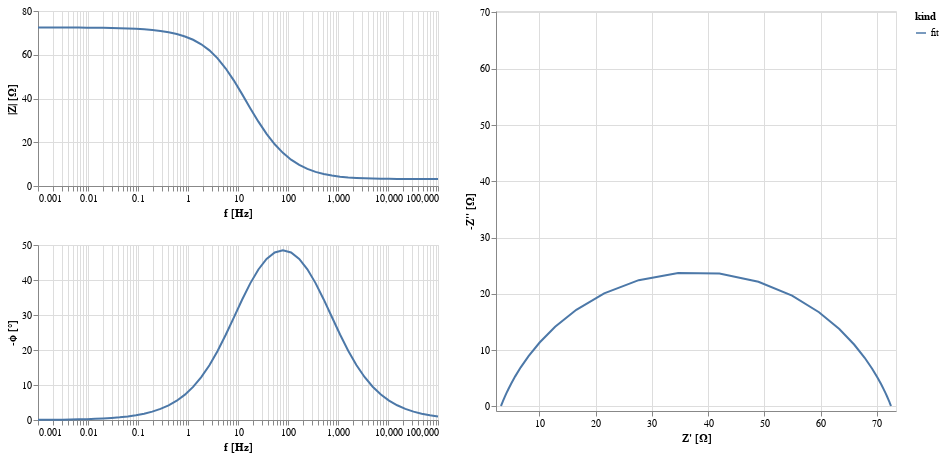

Notebook code for this chart:
### Code cell
circuit.plot()

### Figure 1 — Vega-Lite specification as saved in the notebook (floating-point values rounded to 4 significant figures)
{"config": {"view": {"continuousWidth": 300, "continuousHeight": 300}, "background": "#FFFFFF"}, "hconcat": [{"vconcat": [{"layer": [{"mark": {"type": "line"}, "encoding": {"color": {"field": "kind", "type": "nominal"}, "x": {"axis": {"title": "f [Hz]"}, "field": "f", "scale": {"nice": false, "type": "log"}, "type": "quantitative"}, "y": {"axis": {"title": "|Z| [Ω]"}, "field": "mag", "type": "quantitative"}}, "transform": [{"calculate": "sqrt(pow(datum.z_real,2) + pow(datum.z_imag,2))", "as": "mag"}, {"calculate": "-(180/PI)*atan(datum.z_imag/datum.z_real)", "as": "neg_phase"}]}], "height": 175.0, "width": 400}, {"layer": [{"mark": {"type": "line"}, "encoding": {"color": {"field": "kind", "type": "nominal"}, "x": {"axis": {"title": "f [Hz]"}, "field": "f", "scale": {"nice": false, "type": "log"}, "type": "quantitative"}, "y": {"axis": {"title": "-ϕ [°]"}, "field": "neg_phase", "type": "quantitative"}}, "transform": [{"calculate": "sqrt(pow(datum.z_real,2) + pow(datum.z_imag,2))", "as": "mag"}, {"calculate": "-(180/PI)*atan(datum.z_imag/datum.z_real)", "as": "neg_phase"}]}], "height": 175.0, "width": 400}]}, {"layer": [{"mark": {"type": "line"}, "encoding": {"color": {"field": "kind", "type": "nominal"}, "x": {"axis": {"title": "Z' [Ω]"}, "field": "z_real", "scale": {"domain": [3.173, 72.5], "nice": false, "padding": 5}, "type": "quantitative"}, "y": {"axis": {"title": "-Z'' [Ω]"}, "field": "neg_z_imag", "scale": {"domain": [0.05435, 69.38], "nice": false, "padding": 5}, "type": "quantitative"}}, "transform": [{"calculate": "-datum.z_imag", "as": "neg_z_imag"}]}], "height": 400, "width": 400}], "data": {"name": "data-a8c9cdf8f81bf60c074901f2902d1830"}, "$schema": "https://vega.github.io/schema/vega-lite/v5.20.1.json", "datasets": {"data-a8c9cdf8f81bf60c074901f2902d1830": [{"f": 100000.0, "z_real": 3.173, "z_imag": -0.05656, "kind": "fit", "fmt": "-"}, {"f": 68660.0, "z_real": 3.181, "z_imag": -0.07544, "kind": "fit", "fmt": "-"}, {"f": 47150.0, "z_real": 3.19, "z_imag": -0.1006, "kind": "fit", "fmt": "-"}, {"f": 32370.0, "z_real": 3.203, "z_imag": -0.1342, "kind": "fit", "fmt": "-"}, {"f": 22230.0, "z_real": 3.221, "z_imag": -0.1789, "kind": "fit", "fmt": "-"}, {"f": 15260.0, "z_real": 3.244, "z_imag": -0.2385, "kind": "fit", "fmt": "-"}, {"f": 10480.0, "z_real": 3.275, "z_imag": -0.318, "kind": "fit", "fmt": "-"}, {"f": 7197.0, "z_real": 3.317, "z_imag": -0.4237, "kind": "fit", "fmt": "-"}, {"f": 4942.0, "z_real": 3.373, "z_imag": -0.5643, "kind": "fit", "fmt": "-"}, {"f": 3393.0, "z_real": 3.449, "z_imag": -0.7513, "kind": "fit", "fmt": "-"}, {"f": 2330.0, "z_real": 3.552, "z_imag": -0.9994, "kind": "fit", "fmt": "-"}, {"f": 1600.0, "z_real": 3.691, "z_imag": -1.328, "kind": "fit", "fmt": "-"}, {"f": 1099.0, "z_real": 3.88, "z_imag": -1.763, "kind": "fit", "fmt": "-"}, {"f": 754.3, "z_real": 4.14, "z_imag": -2.335, "kind": "fit", "fmt": "-"}, {"f": 517.9, "z_real": 4.499, "z_imag": -3.085, "kind": "fit", "fmt": "-"}, {"f": 355.6, "z_real": 4.997, "z_imag": -4.062, "kind": "fit", "fmt": "-"}, {"f": 244.2, "z_real": 5.695, "z_imag": -5.323, "kind": "fit", "fmt": "-"}, {"f": 167.7, "z_real": 6.679, "z_imag": -6.926, "kind": "fit", "fmt": "-"}, {"f": 115.1, "z_real": 8.072, "z_imag": -8.924, "kind": "fit", "fmt": "-"}, {"f": 79.06, "z_real": 10.04, "z_imag": -11.34, "kind": "fit", "fmt": "-"}, {"f": 54.29, "z_real": 12.79, "z_imag": -14.13, "kind": "fit", "fmt": "-"}, {"f": 37.28, "z_real": 16.56, "z_imag": -17.15, "kind": "fit", "fmt": "-"}, {"f": 25.6, "z_real": 21.51, "z_imag": -20.06, "kind": "fit", "fmt": "-"}, {"f": 17.58, "z_real": 27.65, "z_imag": -22.42, "kind": "fit", "fmt": "-"}, {"f": 12.07, "z_real": 34.67, "z_imag": -23.71, "kind": "fit", "fmt": "-"}, {"f": 8.286, "z_real": 42.0, "z_imag": -23.61, "kind": "fit", "fmt": "-"}, {"f": 5.69, "z_real": 48.93, "z_imag": -22.15, "kind": "fit", "fmt": "-"}, {"f": 3.907, "z_real": 54.91, "z_imag": -19.68, "kind": "fit", "fmt": "-"}, {"f": 2.683, "z_real": 59.7, "z_imag": -16.73, "kind": "fit", "fmt": "-"}, {"f": 1.842, "z_real": 63.31, "z_imag": -13.73, "kind": "fit", "fmt": "-"}, {"f": 1.265, "z_real": 65.94, "z_imag": -10.98, "kind": "fit", "fmt": "-"}, {"f": 0.8685, "z_real": 67.82, "z_imag": -8.623, "kind": "fit", "fmt": "-"}, {"f": 0.5964, "z_real": 69.15, "z_imag": -6.682, "kind": "fit", "fmt": "-"}, {"f": 0.4095, "z_real": 70.08, "z_imag": -5.13, "kind": "fit", "fmt": "-"}, {"f": 0.2812, "z_real": 70.75, "z_imag": -3.912, "kind": "fit", "fmt": "-"}, {"f": 0.1931, "z_real": 71.23, "z_imag": -2.97, "kind": "fit", "fmt": "-"}, {"f": 0.1326, "z_real": 71.57, "z_imag": -2.246, "kind": "fit", "fmt": "-"}, {"f": 0.09103, "z_real": 71.82, "z_imag": -1.695, "kind": "fit", "fmt": "-"}, {"f": 0.06251, "z_real": 72.0, "z_imag": -1.277, "kind": "fit", "fmt": "-"}, {"f": 0.04292, "z_real": 72.13, "z_imag": -0.9609, "kind": "fit", "fmt": "-"}, {"f": 0.02947, "z_real": 72.23, "z_imag": -0.7222, "kind": "fit", "fmt": "-"}, {"f": 0.02024, "z_real": 72.3, "z_imag": -0.5425, "kind": "fit", "fmt": "-"}, {"f": 0.01389, "z_real": 72.36, "z_imag": -0.4072, "kind": "fit", "fmt": "-"}, {"f": 0.009541, "z_real": 72.4, "z_imag": -0.3056, "kind": "fit", "fmt": "-"}, {"f": 0.006551, "z_real": 72.43, "z_imag": -0.2293, "kind": "fit", "fmt": "-"}, {"f": 0.004498, "z_real": 72.45, "z_imag": -0.172, "kind": "fit", "fmt": "-"}, {"f": 0.003089, "z_real": 72.47, "z_imag": -0.129, "kind": "fit", "fmt": "-"}, {"f": 0.002121, "z_real": 72.48, "z_imag": -0.09669, "kind": "fit", "fmt": "-"}, {"f": 0.001456, "z_real": 72.49, "z_imag": -0.0725, "kind": "fit", "fmt": "-"}, {"f": 0.001, "z_real": 72.5, "z_imag": -0.05435, "kind": "fit", "fmt": "-"}]}}
